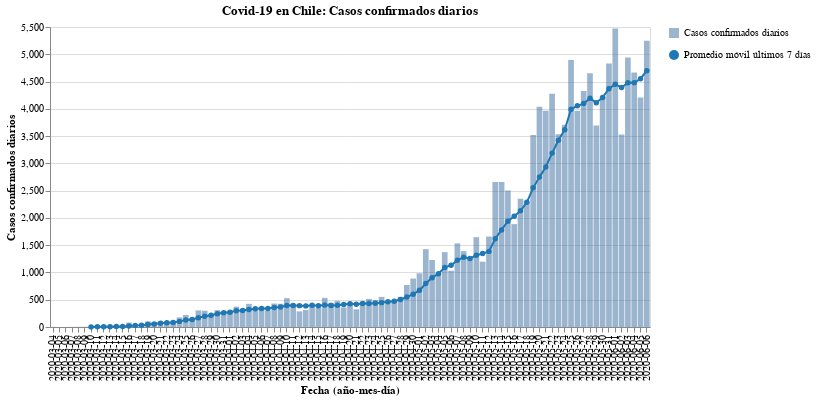

The notebook cell saved with this chart:
### Code cell
#hide_input
bars, line = my_cases_plot(region)
(bars + line).properties(
    title=f'Covid-19 en Chile: Casos confirmados diarios',
    width=600
)

### Figure 1 — Vega-Lite specification as saved in the notebook (floating-point values rounded to 4 significant figures)
{"config": {"view": {"continuousWidth": 400, "continuousHeight": 300}}, "layer": [{"mark": {"type": "bar", "opacity": 0.7}, "encoding": {"opacity": {"type": "nominal", "field": "Casos confirmados diarios", "legend": {"title": ""}}, "tooltip": [{"type": "nominal", "field": "Fecha"}, {"type": "quantitative", "field": "Casos confirmados"}], "x": {"type": "nominal", "axis": {"title": "Fecha (año-mes-día)"}, "field": "Fecha"}, "y": {"type": "quantitative", "axis": {"title": "Casos confirmados diarios"}, "field": "Casos confirmados"}}}, {"mark": {"type": "line", "color": "#1f77b4", "point": {"filled": true, "fill": "#1f77b4"}}, "encoding": {"shape": {"type": "nominal", "field": "Promedio móvil últimos 7 días", "legend": {"title": ""}}, "x": {"type": "nominal", "axis": {"title": "Fecha (año-mes-día)"}, "field": "Fecha"}, "y": {"type": "quantitative", "field": "Rolling"}}}], "data": {"name": "data-6a73fc9f8ec19e71bde57bbb136d2530"}, "title": "Covid-19 en Chile: Casos confirmados diarios", "width": 600, "$schema": "https://vega.github.io/schema/vega-lite/v4.8.1.json", "datasets": {"data-6a73fc9f8ec19e71bde57bbb136d2530": [{"Fecha": "2020-03-04", "Casos confirmados": 2, "Rolling": null, "Casos confirmados diarios": "Casos confirmados diarios", "Promedio móvil últimos 7 días": "Promedio móvil últimos 7 días"}, {"Fecha": "2020-03-05", "Casos confirmados": 1, "Rolling": null, "Casos confirmados diarios": "Casos confirmados diarios", "Promedio móvil últimos 7 días": "Promedio móvil últimos 7 días"}, {"Fecha": "2020-03-06", "Casos confirmados": 1, "Rolling": null, "Casos confirmados diarios": "Casos confirmados diarios", "Promedio móvil últimos 7 días": "Promedio móvil últimos 7 días"}, {"Fecha": "2020-03-07", "Casos confirmados": 2, "Rolling": null, "Casos confirmados diarios": "Casos confirmados diarios", "Promedio móvil últimos 7 días": "Promedio móvil últimos 7 días"}, {"Fecha": "2020-03-08", "Casos confirmados": 3, "Rolling": null, "Casos confirmados diarios": "Casos confirmados diarios", "Promedio móvil últimos 7 días": "Promedio móvil últimos 7 días"}, {"Fecha": "2020-03-09", "Casos confirmados": 5, "Rolling": null, "Casos confirmados diarios": "Casos confirmados diarios", "Promedio móvil últimos 7 días": "Promedio móvil últimos 7 días"}, {"Fecha": "2020-03-10", "Casos confirmados": 2, "Rolling": 2.286, "Casos confirmados diarios": "Casos confirmados diarios", "Promedio móvil últimos 7 días": "Promedio móvil últimos 7 días"}, {"Fecha": "2020-03-11", "Casos confirmados": 6, "Rolling": 2.857, "Casos confirmados diarios": "Casos confirmados diarios", "Promedio móvil últimos 7 días": "Promedio móvil últimos 7 días"}, {"Fecha": "2020-03-12", "Casos confirmados": 10, "Rolling": 4.143, "Casos confirmados diarios": "Casos confirmados diarios", "Promedio móvil últimos 7 días": "Promedio móvil últimos 7 días"}, {"Fecha": "2020-03-13", "Casos confirmados": 10, "Rolling": 5.429, "Casos confirmados diarios": "Casos confirmados diarios", "Promedio móvil últimos 7 días": "Promedio móvil últimos 7 días"}, {"Fecha": "2020-03-14", "Casos confirmados": 18, "Rolling": 7.714, "Casos confirmados diarios": "Casos confirmados diarios", "Promedio móvil últimos 7 días": "Promedio móvil últimos 7 días"}, {"Fecha": "2020-03-15", "Casos confirmados": 14, "Rolling": 9.286, "Casos confirmados diarios": "Casos confirmados diarios", "Promedio móvil últimos 7 días": "Promedio móvil últimos 7 días"}, {"Fecha": "2020-03-16", "Casos confirmados": 81, "Rolling": 20.14, "Casos confirmados diarios": "Casos confirmados diarios", "Promedio móvil últimos 7 días": "Promedio móvil últimos 7 días"}, {"Fecha": "2020-03-17", "Casos confirmados": 45, "Rolling": 26.29, "Casos confirmados diarios": "Casos confirmados diarios", "Promedio móvil últimos 7 días": "Promedio móvil últimos 7 días"}, {"Fecha": "2020-03-18", "Casos confirmados": 37, "Rolling": 30.71, "Casos confirmados diarios": "Casos confirmados diarios", "Promedio móvil últimos 7 días": "Promedio móvil últimos 7 días"}, {"Fecha": "2020-03-19", "Casos confirmados": 104, "Rolling": 44.14, "Casos confirmados diarios": "Casos confirmados diarios", "Promedio móvil últimos 7 días": "Promedio móvil últimos 7 días"}, {"Fecha": "2020-03-20", "Casos confirmados": 92, "Rolling": 55.86, "Casos confirmados diarios": "Casos confirmados diarios", "Promedio móvil últimos 7 días": "Promedio móvil últimos 7 días"}, {"Fecha": "2020-03-21", "Casos confirmados": 103, "Rolling": 68.0, "Casos confirmados diarios": "Casos confirmados diarios", "Promedio móvil últimos 7 días": "Promedio móvil últimos 7 días"}, {"Fecha": "2020-03-22", "Casos confirmados": 95, "Rolling": 79.57, "Casos confirmados diarios": "Casos confirmados diarios", "Promedio móvil últimos 7 días": "Promedio móvil últimos 7 días"}, {"Fecha": "2020-03-23", "Casos confirmados": 114, "Rolling": 84.29, "Casos confirmados diarios": "Casos confirmados diarios", "Promedio móvil últimos 7 días": "Promedio móvil últimos 7 días"}, {"Fecha": "2020-03-24", "Casos confirmados": 176, "Rolling": 103.0, "Casos confirmados diarios": "Casos confirmados diarios", "Promedio móvil últimos 7 días": "Promedio móvil últimos 7 días"}, {"Fecha": "2020-03-25", "Casos confirmados": 220, "Rolling": 129.1, "Casos confirmados diarios": "Casos confirmados diarios", "Promedio móvil últimos 7 días": "Promedio móvil últimos 7 días"}, {"Fecha": "2020-03-26", "Casos confirmados": 164, "Rolling": 137.7, "Casos confirmados diarios": "Casos confirmados diarios", "Promedio móvil últimos 7 días": "Promedio móvil últimos 7 días"}, {"Fecha": "2020-03-27", "Casos confirmados": 304, "Rolling": 168.0, "Casos confirmados diarios": "Casos confirmados diarios", "Promedio móvil últimos 7 días": "Promedio móvil últimos 7 días"}, {"Fecha": "2020-03-28", "Casos confirmados": 299, "Rolling": 196.0, "Casos confirmados diarios": "Casos confirmados diarios", "Promedio móvil últimos 7 días": "Promedio móvil últimos 7 días"}, {"Fecha": "2020-03-29", "Casos confirmados": 230, "Rolling": 215.3, "Casos confirmados diarios": "Casos confirmados diarios", "Promedio móvil últimos 7 días": "Promedio móvil últimos 7 días"}, {"Fecha": "2020-03-30", "Casos confirmados": 310, "Rolling": 243.3, "Casos confirmados diarios": "Casos confirmados diarios", "Promedio móvil últimos 7 días": "Promedio móvil últimos 7 días"}, {"Fecha": "2020-03-31", "Casos confirmados": 289, "Rolling": 259.4, "Casos confirmados diarios": "Casos confirmados diarios", "Promedio móvil últimos 7 días": "Promedio móvil últimos 7 días"}, {"Fecha": "2020-04-01", "Casos confirmados": 293, "Rolling": 269.9, "Casos confirmados diarios": "Casos confirmados diarios", "Promedio móvil últimos 7 días": "Promedio móvil últimos 7 días"}, {"Fecha": "2020-04-02", "Casos confirmados": 373, "Rolling": 299.7, "Casos confirmados diarios": "Casos confirmados diarios", "Promedio móvil últimos 7 días": "Promedio móvil últimos 7 días"}, {"Fecha": "2020-04-03", "Casos confirmados": 333, "Rolling": 303.9, "Casos confirmados diarios": "Casos confirmados diarios", "Promedio móvil últimos 7 días": "Promedio móvil últimos 7 días"}, {"Fecha": "2020-04-04", "Casos confirmados": 424, "Rolling": 321.7, "Casos confirmados diarios": "Casos confirmados diarios", "Promedio móvil últimos 7 días": "Promedio móvil últimos 7 días"}, {"Fecha": "2020-04-05", "Casos confirmados": 310, "Rolling": 333.1, "Casos confirmados diarios": "Casos confirmados diarios", "Promedio móvil últimos 7 días": "Promedio móvil últimos 7 días"}, {"Fecha": "2020-04-06", "Casos confirmados": 344, "Rolling": 338.0, "Casos confirmados diarios": "Casos confirmados diarios", "Promedio móvil últimos 7 días": "Promedio móvil últimos 7 días"}, {"Fecha": "2020-04-07", "Casos confirmados": 301, "Rolling": 339.7, "Casos confirmados diarios": "Casos confirmados diarios", "Promedio móvil últimos 7 días": "Promedio móvil últimos 7 días"}, {"Fecha": "2020-04-08", "Casos confirmados": 430, "Rolling": 359.3, "Casos confirmados diarios": "Casos confirmados diarios", "Promedio móvil últimos 7 días": "Promedio móvil últimos 7 días"}, {"Fecha": "2020-04-09", "Casos confirmados": 426, "Rolling": 366.9, "Casos confirmados diarios": "Casos confirmados diarios", "Promedio móvil últimos 7 días": "Promedio móvil últimos 7 días"}, {"Fecha": "2020-04-10", "Casos confirmados": 529, "Rolling": 394.9, "Casos confirmados diarios": "Casos confirmados diarios", "Promedio móvil últimos 7 días": "Promedio móvil últimos 7 días"}, {"Fecha": "2020-04-11", "Casos confirmados": 426, "Rolling": 395.1, "Casos confirmados diarios": "Casos confirmados diarios", "Promedio móvil últimos 7 días": "Promedio móvil últimos 7 días"}, {"Fecha": "2020-04-12", "Casos confirmados": 286, "Rolling": 391.7, "Casos confirmados diarios": "Casos confirmados diarios", "Promedio móvil últimos 7 días": "Promedio móvil últimos 7 días"}, {"Fecha": "2020-04-13", "Casos confirmados": 312, "Rolling": 387.1, "Casos confirmados diarios": "Casos confirmados diarios", "Promedio móvil últimos 7 días": "Promedio móvil últimos 7 días"}, {"Fecha": "2020-04-14", "Casos confirmados": 392, "Rolling": 400.1, "Casos confirmados diarios": "Casos confirmados diarios", "Promedio móvil últimos 7 días": "Promedio móvil últimos 7 días"}, {"Fecha": "2020-04-15", "Casos confirmados": 356, "Rolling": 389.6, "Casos confirmados diarios": "Casos confirmados diarios", "Promedio móvil últimos 7 días": "Promedio móvil últimos 7 días"}, {"Fecha": "2020-04-16", "Casos confirmados": 534, "Rolling": 405.0, "Casos confirmados diarios": "Casos confirmados diarios", "Promedio móvil últimos 7 días": "Promedio móvil últimos 7 días"}, {"Fecha": "2020-04-17", "Casos confirmados": 445, "Rolling": 393.0, "Casos confirmados diarios": "Casos confirmados diarios", "Promedio móvil últimos 7 días": "Promedio móvil últimos 7 días"}, {"Fecha": "2020-04-18", "Casos confirmados": 478, "Rolling": 400.4, "Casos confirmados diarios": "Casos confirmados diarios", "Promedio móvil últimos 7 días": "Promedio móvil últimos 7 días"}, {"Fecha": "2020-04-19", "Casos confirmados": 358, "Rolling": 410.7, "Casos confirmados diarios": "Casos confirmados diarios", "Promedio móvil últimos 7 días": "Promedio móvil últimos 7 días"}, {"Fecha": "2020-04-20", "Casos confirmados": 419, "Rolling": 426.0, "Casos confirmados diarios": "Casos confirmados diarios", "Promedio móvil últimos 7 días": "Promedio móvil últimos 7 días"}, {"Fecha": "2020-04-21", "Casos confirmados": 325, "Rolling": 416.4, "Casos confirmados diarios": "Casos confirmados diarios", "Promedio móvil últimos 7 días": "Promedio móvil últimos 7 días"}, {"Fecha": "2020-04-22", "Casos confirmados": 464, "Rolling": 431.9, "Casos confirmados diarios": "Casos confirmados diarios", "Promedio móvil últimos 7 días": "Promedio móvil últimos 7 días"}, {"Fecha": "2020-04-23", "Casos confirmados": 516, "Rolling": 429.3, "Casos confirmados diarios": "Casos confirmados diarios", "Promedio móvil últimos 7 días": "Promedio móvil últimos 7 días"}, {"Fecha": "2020-04-24", "Casos confirmados": 494, "Rolling": 436.3, "Casos confirmados diarios": "Casos confirmados diarios", "Promedio móvil últimos 7 días": "Promedio móvil últimos 7 días"}, {"Fecha": "2020-04-25", "Casos confirmados": 552, "Rolling": 446.9, "Casos confirmados diarios": "Casos confirmados diarios", "Promedio móvil últimos 7 días": "Promedio móvil últimos 7 días"}, {"Fecha": "2020-04-26", "Casos confirmados": 473, "Rolling": 463.3, "Casos confirmados diarios": "Casos confirmados diarios", "Promedio móvil últimos 7 días": "Promedio móvil últimos 7 días"}, {"Fecha": "2020-04-27", "Casos confirmados": 482, "Rolling": 472.3, "Casos confirmados diarios": "Casos confirmados diarios", "Promedio móvil últimos 7 días": "Promedio móvil últimos 7 días"}, {"Fecha": "2020-04-28", "Casos confirmados": 552, "Rolling": 504.7, "Casos confirmados diarios": "Casos confirmados diarios", "Promedio móvil últimos 7 días": "Promedio móvil últimos 7 días"}, {"Fecha": "2020-04-29", "Casos confirmados": 770, "Rolling": 548.4, "Casos confirmados diarios": "Casos confirmados diarios", "Promedio móvil últimos 7 días": "Promedio móvil últimos 7 días"}, {"Fecha": "2020-04-30", "Casos confirmados": 888, "Rolling": 601.6, "Casos confirmados diarios": "Casos confirmados diarios", "Promedio móvil últimos 7 días": "Promedio móvil últimos 7 días"}, {"Fecha": "2020-05-01", "Casos confirmados": 985, "Rolling": 671.7, "Casos confirmados diarios": "Casos confirmados diarios", "Promedio móvil últimos 7 días": "Promedio móvil últimos 7 días"}, {"Fecha": "2020-05-02", "Casos confirmados": 1427, "Rolling": 796.7, "Casos confirmados diarios": "Casos confirmados diarios", "Promedio móvil últimos 7 días": "Promedio móvil últimos 7 días"}, {"Fecha": "2020-05-03", "Casos confirmados": 1228, "Rolling": 904.6, "Casos confirmados diarios": "Casos confirmados diarios", "Promedio móvil últimos 7 días": "Promedio móvil últimos 7 días"}, {"Fecha": "2020-05-04", "Casos confirmados": 980, "Rolling": 975.7, "Casos confirmados diarios": "Casos confirmados diarios", "Promedio móvil últimos 7 días": "Promedio móvil últimos 7 días"}, {"Fecha": "2020-05-05", "Casos confirmados": 1373, "Rolling": 1093.0, "Casos confirmados diarios": "Casos confirmados diarios", "Promedio móvil últimos 7 días": "Promedio móvil últimos 7 días"}, {"Fecha": "2020-05-06", "Casos confirmados": 1032, "Rolling": 1130.0, "Casos confirmados diarios": "Casos confirmados diarios", "Promedio móvil últimos 7 días": "Promedio móvil últimos 7 días"}, {"Fecha": "2020-05-07", "Casos confirmados": 1533, "Rolling": 1223.0, "Casos confirmados diarios": "Casos confirmados diarios", "Promedio móvil últimos 7 días": "Promedio móvil últimos 7 días"}, {"Fecha": "2020-05-08", "Casos confirmados": 1391, "Rolling": 1281.0, "Casos confirmados diarios": "Casos confirmados diarios", "Promedio móvil últimos 7 días": "Promedio móvil últimos 7 días"}, {"Fecha": "2020-05-09", "Casos confirmados": 1247, "Rolling": 1255.0, "Casos confirmados diarios": "Casos confirmados diarios", "Promedio móvil últimos 7 días": "Promedio móvil últimos 7 días"}, {"Fecha": "2020-05-10", "Casos confirmados": 1647, "Rolling": 1315.0, "Casos confirmados diarios": "Casos confirmados diarios", "Promedio móvil últimos 7 días": "Promedio móvil últimos 7 días"}, {"Fecha": "2020-05-11", "Casos confirmados": 1197, "Rolling": 1346.0, "Casos confirmados diarios": "Casos confirmados diarios", "Promedio móvil últimos 7 días": "Promedio móvil últimos 7 días"}, {"Fecha": "2020-05-12", "Casos confirmados": 1658, "Rolling": 1386.0, "Casos confirmados diarios": "Casos confirmados diarios", "Promedio móvil últimos 7 días": "Promedio móvil últimos 7 días"}, {"Fecha": "2020-05-13", "Casos confirmados": 2660, "Rolling": 1619.0, "Casos confirmados diarios": "Casos confirmados diarios", "Promedio móvil últimos 7 días": "Promedio móvil últimos 7 días"}, {"Fecha": "2020-05-14", "Casos confirmados": 2659, "Rolling": 1780.0, "Casos confirmados diarios": "Casos confirmados diarios", "Promedio móvil últimos 7 días": "Promedio móvil últimos 7 días"}, {"Fecha": "2020-05-15", "Casos confirmados": 2502, "Rolling": 1939.0, "Casos confirmados diarios": "Casos confirmados diarios", "Promedio móvil últimos 7 días": "Promedio móvil últimos 7 días"}, {"Fecha": "2020-05-16", "Casos confirmados": 1886, "Rolling": 2030.0, "Casos confirmados diarios": "Casos confirmados diarios", "Promedio móvil últimos 7 días": "Promedio móvil últimos 7 días"}, {"Fecha": "2020-05-17", "Casos confirmados": 2353, "Rolling": 2131.0, "Casos confirmados diarios": "Casos confirmados diarios", "Promedio móvil últimos 7 días": "Promedio móvil últimos 7 días"}, {"Fecha": "2020-05-18", "Casos confirmados": 2278, "Rolling": 2285.0, "Casos confirmados diarios": "Casos confirmados diarios", "Promedio móvil últimos 7 días": "Promedio móvil últimos 7 días"}, {"Fecha": "2020-05-19", "Casos confirmados": 3520, "Rolling": 2551.0, "Casos confirmados diarios": "Casos confirmados diarios", "Promedio móvil últimos 7 días": "Promedio móvil últimos 7 días"}, {"Fecha": "2020-05-20", "Casos confirmados": 4038, "Rolling": 2748.0, "Casos confirmados diarios": "Casos confirmados diarios", "Promedio móvil últimos 7 días": "Promedio móvil últimos 7 días"}, {"Fecha": "2020-05-21", "Casos confirmados": 3964, "Rolling": 2934.0, "Casos confirmados diarios": "Casos confirmados diarios", "Promedio móvil últimos 7 días": "Promedio móvil últimos 7 días"}, {"Fecha": "2020-05-22", "Casos confirmados": 4276, "Rolling": 3188.0, "Casos confirmados diarios": "Casos confirmados diarios", "Promedio móvil últimos 7 días": "Promedio móvil últimos 7 días"}, {"Fecha": "2020-05-23", "Casos confirmados": 3536, "Rolling": 3424.0, "Casos confirmados diarios": "Casos confirmados diarios", "Promedio móvil últimos 7 días": "Promedio móvil últimos 7 días"}, {"Fecha": "2020-05-24", "Casos confirmados": 3709, "Rolling": 3617.0, "Casos confirmados diarios": "Casos confirmados diarios", "Promedio móvil últimos 7 días": "Promedio móvil últimos 7 días"}, {"Fecha": "2020-05-25", "Casos confirmados": 4895, "Rolling": 3991.0, "Casos confirmados diarios": "Casos confirmados diarios", "Promedio móvil últimos 7 días": "Promedio móvil últimos 7 días"}, {"Fecha": "2020-05-26", "Casos confirmados": 3964, "Rolling": 4055.0, "Casos confirmados diarios": "Casos confirmados diarios", "Promedio móvil últimos 7 días": "Promedio móvil últimos 7 días"}, {"Fecha": "2020-05-27", "Casos confirmados": 4328, "Rolling": 4096.0, "Casos confirmados diarios": "Casos confirmados diarios", "Promedio móvil últimos 7 días": "Promedio móvil últimos 7 días"}, {"Fecha": "2020-05-28", "Casos confirmados": 4654, "Rolling": 4195.0, "Casos confirmados diarios": "Casos confirmados diarios", "Promedio móvil últimos 7 días": "Promedio móvil últimos 7 días"}, {"Fecha": "2020-05-29", "Casos confirmados": 3695, "Rolling": 4112.0, "Casos confirmados diarios": "Casos confirmados diarios", "Promedio móvil últimos 7 días": "Promedio móvil últimos 7 días"}, {"Fecha": "2020-05-30", "Casos confirmados": 4220, "Rolling": 4209.0, "Casos confirmados diarios": "Casos confirmados diarios", "Promedio móvil últimos 7 días": "Promedio móvil últimos 7 días"}, {"Fecha": "2020-05-31", "Casos confirmados": 4830, "Rolling": 4369.0, "Casos confirmados diarios": "Casos confirmados diarios", "Promedio móvil últimos 7 días": "Promedio móvil últimos 7 días"}, {"Fecha": "2020-06-01", "Casos confirmados": 5471, "Rolling": 4452.0, "Casos confirmados diarios": "Casos confirmados diarios", "Promedio móvil últimos 7 días": "Promedio móvil últimos 7 días"}, {"Fecha": "2020-06-02", "Casos confirmados": 3527, "Rolling": 4389.0, "Casos confirmados diarios": "Casos confirmados diarios", "Promedio móvil últimos 7 días": "Promedio móvil últimos 7 días"}, {"Fecha": "2020-06-03", "Casos confirmados": 4942, "Rolling": 4477.0, "Casos confirmados diarios": "Casos confirmados diarios", "Promedio móvil últimos 7 días": "Promedio móvil últimos 7 días"}, {"Fecha": "2020-06-04", "Casos confirmados": 4664, "Rolling": 4478.0, "Casos confirmados diarios": "Casos confirmados diarios", "Promedio móvil últimos 7 días": "Promedio móvil últimos 7 días"}, {"Fecha": "2020-06-05", "Casos confirmados": 4207, "Rolling": 4552.0, "Casos confirmados diarios": "Casos confirmados diarios", "Promedio móvil últimos 7 días": "Promedio móvil últimos 7 días"}, {"Fecha": "2020-06-06", "Casos confirmados": 5246, "Rolling": 4698.0, "Casos confirmados diarios": "Casos confirmados diarios", "Promedio móvil últimos 7 días": "Promedio móvil últimos 7 días"}]}}
